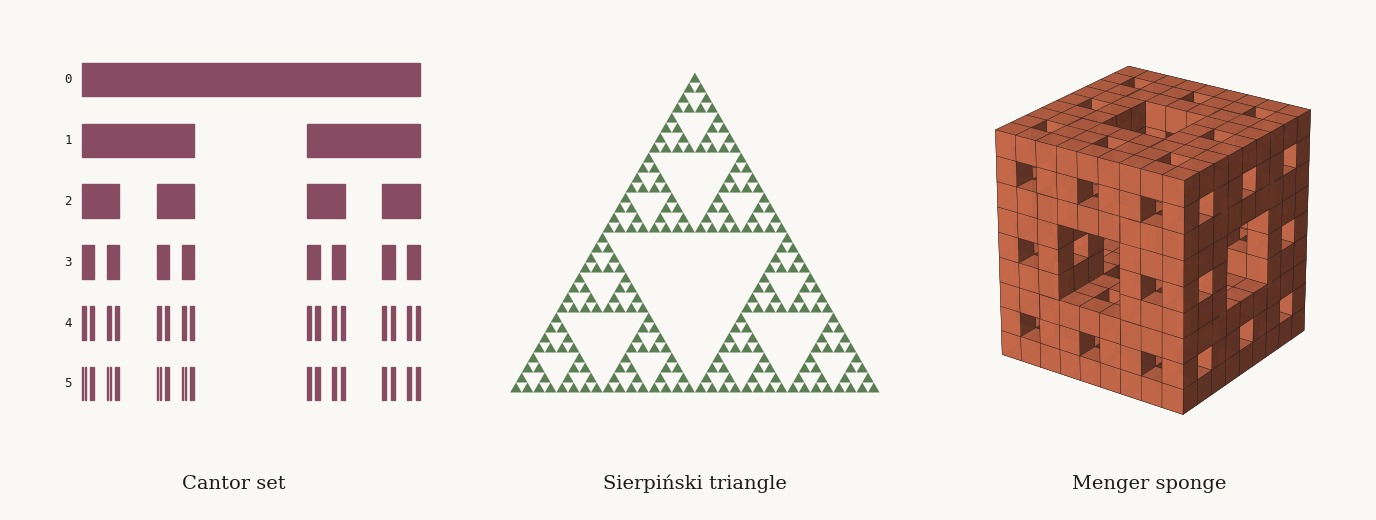

This chart was generated by the following Python code:
"""Three fractals between the dimensions, side by side: the Cantor set (dim log 2 / log 3), the Menger sponge
(dim log 20 / log 3) and the Sierpinski triangle (dim log 3 / log 2). Usage: python three_fractals.py out.jpg"""
import sys
import numpy as np
import matplotlib
matplotlib.use('Agg')
import matplotlib.pyplot as plt
from matplotlib.patches import Rectangle, Polygon

out = sys.argv[1]
IVORY, DARK, PLUM, TERRA, APRICOT, SAGE, CORAL = '#FAF8F5', '#1F1A1C', '#874C62', '#DF7654', '#F4C98F', '#ACAA91', '#EE9779'

fig = plt.figure(figsize=(13.76, 5.2), dpi=100)
fig.patch.set_facecolor(IVORY)

# ---------- 1. Cantor set: levels 0..5 as bars
ax = fig.add_axes([0.03, 0.16, 0.28, 0.76]); ax.set_facecolor(IVORY); ax.axis('off')
intervals = [(0.0, 1.0)]
for level in range(6):
    for a, b in intervals:
        ax.add_patch(Rectangle((a, 5 - level), b - a, 0.55, color=PLUM))
    ax.text(-0.03, 5 - level + 0.27, f'{level}', ha='right', va='center', fontsize=9, color=DARK, family='monospace')
    intervals = [iv for a, b in intervals for iv in ((a, a + (b - a) / 3), (b - (b - a) / 3, b))]
ax.set_xlim(-0.12, 1.02); ax.set_ylim(-0.6, 5.9)

# ---------- 2. Menger sponge, level 2, as voxels
def menger(level):
    n = 3 ** level
    keep = np.ones((n, n, n), dtype=bool)
    for lv in range(level):
        s = 3 ** lv                      # size of the block removed at this level, in voxels... iterate over coordinates
    idx = np.indices((n, n, n))
    for lv in range(1, level + 1):
        d = 3 ** (level - lv)            # voxel size of a level-lv cell
        c = (idx // d) % 3               # position of the cell inside its parent, per axis
        middle = (c == 1).sum(axis=0)    # number of axes in which the cell is the middle one
        keep &= middle < 2
    return keep

vox = menger(2)
ax = fig.add_axes([0.68, 0.10, 0.31, 0.88], projection='3d'); ax.set_facecolor(IVORY)
ax.voxels(vox, facecolors=TERRA, edgecolor=DARK, linewidth=0.25, alpha=0.95)
ax.set_box_aspect((1, 1, 1)); ax.view_init(elev=24, azim=-55); ax.set_axis_off()

# ---------- 3. Sierpinski triangle, level 6
def sierpinski(level):
    tris = [np.array([[0.0, 0.0], [1.0, 0.0], [0.5, np.sqrt(3) / 2]])]
    for _ in range(level):
        nxt = []
        for t in tris:
            a, b, c = t
            ab, bc, ca = (a + b) / 2, (b + c) / 2, (c + a) / 2
            nxt += [np.array([a, ab, ca]), np.array([ab, b, bc]), np.array([ca, bc, c])]
        tris = nxt
    return tris

ax = fig.add_axes([0.36, 0.16, 0.29, 0.76]); ax.set_facecolor(IVORY); ax.axis('off'); ax.set_aspect('equal')
for t in sierpinski(5):
    ax.add_patch(Polygon(t, closed=True, color='#5B7D54', lw=0))
ax.set_xlim(-0.02, 1.02); ax.set_ylim(-0.12, 0.95)

for x, label in ((0.17, 'Cantor set'), (0.505, 'Sierpiński triangle'), (0.835, 'Menger sponge')):
    fig.text(x, 0.07, label, ha='center', va='center', fontsize=14, color=DARK, family='serif')
fig.savefig(out, dpi=100, facecolor=IVORY, pil_kwargs={'quality': 92})
print('ok')
